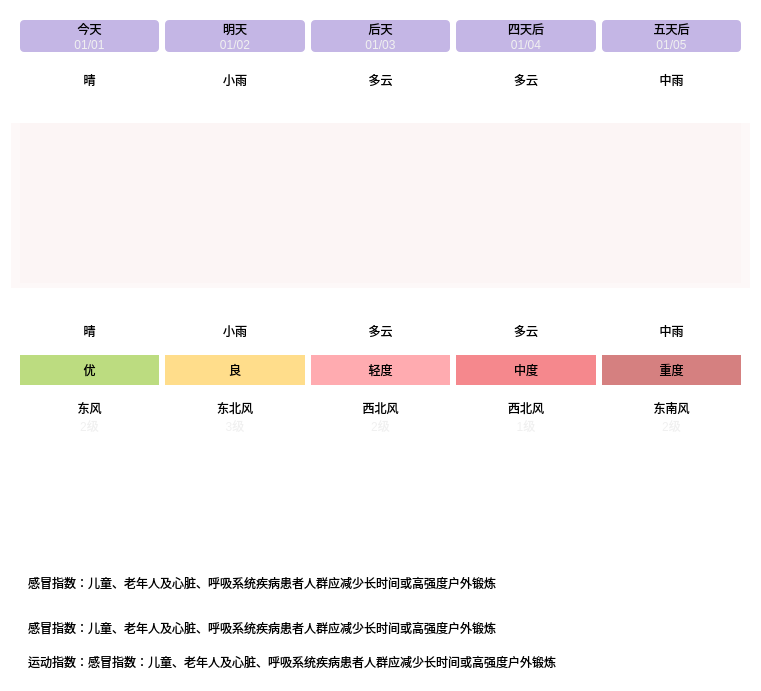
    <widget class="QWidget" name="widget_11" native="true">
     <property name="geometry">
      <rect>
       <x>10</x>
       <y>190</y>
       <width>761</width>
       <height>691</height>
      </rect>
     </property>
     <property name="styleSheet">
      <string notr="true">background-color:rgba(255,255,255,0.3);</string>
     </property>
     <layout class="QVBoxLayout" name="verticalLayout_4">
      <property name="spacing">
       <number>0</number>
      </property>
      <item>
       <widget class="QWidget" name="widget_5" native="true">
        <property name="maximumSize">
         <size>
          <width>16777215</width>
          <height>80</height>
         </size>
        </property>
        <property name="styleSheet">
         <string notr="true">QLabel {
	background-color: rgba(170, 150, 218,0.7);
	border-radius: 4px;
}</string>
        </property>
        <layout class="QGridLayout" name="gridLayout_2">
         <property name="horizontalSpacing">
          <number>6</number>
         </property>
         <property name="verticalSpacing">
          <number>0</number>
         </property>
         <item row="1" column="2">
          <widget class="QLabel" name="lblDate2">
           <property name="styleSheet">
            <string notr="true">border-top-left-radius: 0px;
border-top-right-radius: 0px;
color: rgb(240, 240, 240);</string>
           </property>
           <property name="text">
            <string>01/03</string>
           </property>
           <property name="alignment">
            <set>Qt::AlignCenter</set>
           </property>
          </widget>
         </item>
         <item row="0" column="0">
          <widget class="QLabel" name="lblWeek0">
           <property name="styleSheet">
            <string notr="true">border-bottom-left-radius: 0px;
border-bottom-right-radius: 0px;</string>
           </property>
           <property name="text">
            <string>今天</string>
           </property>
           <property name="alignment">
            <set>Qt::AlignCenter</set>
           </property>
          </widget>
         </item>
         <item row="1" column="4">
          <widget class="QLabel" name="lblDate4">
           <property name="styleSheet">
            <string notr="true">border-top-left-radius: 0px;
border-top-right-radius: 0px;
color: rgb(240, 240, 240);</string>
           </property>
           <property name="text">
            <string>01/05</string>
           </property>
           <property name="alignment">
            <set>Qt::AlignCenter</set>
           </property>
          </widget>
         </item>
         <item row="0" column="3">
          <widget class="QLabel" name="lblWeek3">
           <property name="styleSheet">
            <string notr="true">border-bottom-left-radius: 0px;
border-bottom-right-radius: 0px;</string>
           </property>
           <property name="text">
            <string>四天后</string>
           </property>
           <property name="alignment">
            <set>Qt::AlignCenter</set>
           </property>
          </widget>
         </item>
         <item row="1" column="0">
          <widget class="QLabel" name="lblDate0">
           <property name="styleSheet">
            <string notr="true">border-top-left-radius: 0px;
border-top-right-radius: 0px;
color: rgb(240, 240, 240);</string>
           </property>
           <property name="text">
            <string>01/01</string>
           </property>
           <property name="alignment">
            <set>Qt::AlignCenter</set>
           </property>
          </widget>
         </item>
         <item row="1" column="3">
          <widget class="QLabel" name="lblDate3">
           <property name="styleSheet">
            <string notr="true">border-top-left-radius: 0px;
border-top-right-radius: 0px;
color: rgb(240, 240, 240);</string>
           </property>
           <property name="text">
            <string>01/04</string>
           </property>
           <property name="alignment">
            <set>Qt::AlignCenter</set>
           </property>
          </widget>
         </item>
         <item row="0" column="2">
          <widget class="QLabel" name="lblWeek2">
           <property name="styleSheet">
            <string notr="true">border-bottom-left-radius: 0px;
border-bottom-right-radius: 0px;</string>
           </property>
           <property name="text">
            <string>后天</string>
           </property>
           <property name="alignment">
            <set>Qt::AlignCenter</set>
           </property>
          </widget>
         </item>
         <item row="0" column="1">
          <widget class="QLabel" name="lblWeek1">
           <property name="styleSheet">
            <string notr="true">border-bottom-left-radius: 0px;
border-bottom-right-radius: 0px;</string>
           </property>
           <property name="text">
            <string>明天</string>
           </property>
           <property name="alignment">
            <set>Qt::AlignCenter</set>
           </property>
          </widget>
         </item>
         <item row="1" column="1">
          <widget class="QLabel" name="lblDate1">
           <property name="styleSheet">
            <string notr="true">border-top-left-radius: 0px;
border-top-right-radius: 0px;
color: rgb(240, 240, 240);</string>
           </property>
           <property name="text">
            <string>01/02</string>
           </property>
           <property name="alignment">
            <set>Qt::AlignCenter</set>
           </property>
          </widget>
         </item>
         <item row="0" column="4">
          <widget class="QLabel" name="lblWeek4">
           <property name="styleSheet">
            <string notr="true">border-bottom-left-radius: 0px;
border-bottom-right-radius: 0px;</string>
           </property>
           <property name="text">
            <string>五天后</string>
           </property>
           <property name="alignment">
            <set>Qt::AlignCenter</set>
           </property>
          </widget>
         </item>
        </layout>
       </widget>
      </item>
      <item>
       <widget class="QWidget" name="widget_6" native="true">
        <property name="maximumSize">
         <size>
          <width>16777215</width>
          <height>110</height>
         </size>
        </property>
        <property name="styleSheet">
         <string notr="true">QLabel {
	background-color: rgba(60, 60, 60, 0);
	border-radius: 4px;
	padding:5px 30px
}</string>
        </property>
        <layout class="QGridLayout" name="gridLayout_3">
         <property name="topMargin">
          <number>5</number>
         </property>
         <property name="bottomMargin">
          <number>5</number>
         </property>
         <property name="verticalSpacing">
          <number>0</number>
         </property>
         <item row="1" column="3">
          <widget class="QLabel" name="lblTypeIcon3">
           <property name="styleSheet">
            <string notr="true">border-bottom-left-radius: 0px;
border-bottom-right-radius: 0px;</string>
           </property>
           <property name="text">
            <string/>
           </property>
           <property name="pixmap">
            <pixmap resource="res.qrc">:/res/type/DuoYun2.png</pixmap>
           </property>
           <property name="scaledContents">
            <bool>true</bool>
           </property>
           <property name="alignment">
            <set>Qt::AlignCenter</set>
           </property>
          </widget>
         </item>
         <item row="1" column="0">
          <widget class="QLabel" name="lblTypeIcon0">
           <property name="minimumSize">
            <size>
             <width>0</width>
             <height>0</height>
            </size>
           </property>
           <property name="maximumSize">
            <size>
             <width>1000</width>
             <height>1000</height>
            </size>
           </property>
           <property name="styleSheet">
            <string notr="true">border-bottom-left-radius: 0px;
border-bottom-right-radius: 0px;</string>
           </property>
           <property name="text">
            <string/>
           </property>
           <property name="pixmap">
            <pixmap resource="res.qrc">:/res/type/Qing2.png</pixmap>
           </property>
           <property name="scaledContents">
            <bool>true</bool>
           </property>
           <property name="alignment">
            <set>Qt::AlignCenter</set>
           </property>
          </widget>
         </item>
         <item row="1" column="1">
          <widget class="QLabel" name="lblTypeIcon1">
           <property name="styleSheet">
            <string notr="true">border-bottom-left-radius: 0px;
border-bottom-right-radius: 0px;</string>
           </property>
           <property name="text">
            <string/>
           </property>
           <property name="pixmap">
            <pixmap resource="res.qrc">:/res/type/XiaoYu2.png</pixmap>
           </property>
           <property name="scaledContents">
            <bool>true</bool>
           </property>
           <property name="alignment">
            <set>Qt::AlignCenter</set>
           </property>
          </widget>
         </item>
         <item row="1" column="2">
          <widget class="QLabel" name="lblTypeIcon2">
           <property name="styleSheet">
            <string notr="true">border-bottom-left-radius: 0px;
border-bottom-right-radius: 0px;</string>
           </property>
           <property name="text">
            <string/>
           </property>
           <property name="pixmap">
            <pixmap resource="res.qrc">:/res/type/DuoYun2.png</pixmap>
           </property>
           <property name="scaledContents">
            <bool>true</bool>
           </property>
           <property name="alignment">
            <set>Qt::AlignCenter</set>
           </property>
          </widget>
         </item>
         <item row="1" column="4">
          <widget class="QLabel" name="lblTypeIcon4">
           <property name="styleSheet">
            <string notr="true">border-bottom-left-radius: 0px;
border-bottom-right-radius: 0px;</string>
           </property>
           <property name="text">
            <string/>
           </property>
           <property name="pixmap">
            <pixmap resource="res.qrc">:/res/type/DuoYun2.png</pixmap>
           </property>
           <property name="scaledContents">
            <bool>true</bool>
           </property>
           <property name="alignment">
            <set>Qt::AlignCenter</set>
           </property>
          </widget>
         </item>
         <item row="0" column="0">
          <widget class="QLabel" name="lblType0">
           <property name="styleSheet">
            <string notr="true">border-top-left-radius: 0px;
border-top-right-radius: 0px;</string>
           </property>
           <property name="text">
            <string>晴</string>
           </property>
           <property name="alignment">
            <set>Qt::AlignCenter</set>
           </property>
          </widget>
         </item>
         <item row="0" column="1">
          <widget class="QLabel" name="lblType1">
           <property name="styleSheet">
            <string notr="true">border-top-left-radius: 0px;
border-top-right-radius: 0px;</string>
           </property>
           <property name="text">
            <string>小雨</string>
           </property>
           <property name="alignment">
            <set>Qt::AlignCenter</set>
           </property>
          </widget>
         </item>
         <item row="0" column="2">
          <widget class="QLabel" name="lblType2">
           <property name="styleSheet">
            <string notr="true">border-top-left-radius: 0px;
border-top-right-radius: 0px;</string>
           </property>
           <property name="text">
            <string>多云</string>
           </property>
           <property name="alignment">
            <set>Qt::AlignCenter</set>
           </property>
          </widget>
         </item>
         <item row="0" column="3">
          <widget class="QLabel" name="lblType3">
           <property name="styleSheet">
            <string notr="true">border-top-left-radius: 0px;
border-top-right-radius: 0px;</string>
           </property>
           <property name="text">
            <string>多云</string>
           </property>
           <property name="alignment">
            <set>Qt::AlignCenter</set>
           </property>
          </widget>
         </item>
         <item row="0" column="4">
          <widget class="QLabel" name="lblType4">
           <property name="sizeIncrement">
            <size>
             <width>0</width>
             <height>0</height>
            </size>
           </property>
           <property name="styleSheet">
            <string notr="true">border-top-left-radius: 0px;
border-top-right-radius: 0px;</string>
           </property>
           <property name="text">
            <string>中雨</string>
           </property>
           <property name="alignment">
            <set>Qt::AlignCenter</set>
           </property>
          </widget>
         </item>
        </layout>
       </widget>
      </item>
      <item>
       <widget class="QWidget" name="widget_7" native="true">
        <property name="styleSheet">
         <string notr="true">background-color:rgba(251, 240, 240,0.5);</string>
        </property>
        <layout class="QVBoxLayout" name="verticalLayout_5">
         <property name="spacing">
          <number>0</number>
         </property>
         <property name="sizeConstraint">
          <enum>QLayout::SetMaximumSize</enum>
         </property>
         <property name="leftMargin">
          <number>9</number>
         </property>
         <property name="topMargin">
          <number>0</number>
         </property>
         <property name="bottomMargin">
          <number>5</number>
         </property>
         <item>
          <widget class="QLabel" name="lblHighCurve">
           <property name="minimumSize">
            <size>
             <width>0</width>
             <height>80</height>
            </size>
           </property>
           <property name="maximumSize">
            <size>
             <width>10000</width>
             <height>10000</height>
            </size>
           </property>
           <property name="styleSheet">
            <string notr="true">border-bottom-left-radius: 0px;
border-bottom-right-radius: 0px;</string>
           </property>
           <property name="text">
            <string/>
           </property>
           <property name="alignment">
            <set>Qt::AlignCenter</set>
           </property>
          </widget>
         </item>
         <item>
          <widget class="QLabel" name="lblLowCurve">
           <property name="minimumSize">
            <size>
             <width>0</width>
             <height>80</height>
            </size>
           </property>
           <property name="maximumSize">
            <size>
             <width>10000</width>
             <height>10000</height>
            </size>
           </property>
           <property name="styleSheet">
            <string notr="true">border-top-left-radius: 0px;
border-top-right-radius: 0px;</string>
           </property>
           <property name="text">
            <string/>
           </property>
           <property name="alignment">
            <set>Qt::AlignCenter</set>
           </property>
          </widget>
         </item>
        </layout>
       </widget>
      </item>
      <item>
       <widget class="QWidget" name="widget_12" native="true">
        <property name="maximumSize">
         <size>
          <width>16777215</width>
          <height>110</height>
         </size>
        </property>
        <property name="styleSheet">
         <string notr="true">QLabel {
	background-color: rgba(60, 60, 60, 0);
	border-radius: 4px;
	padding:5px 30px
}</string>
        </property>
        <layout class="QGridLayout" name="gridLayout_6">
         <property name="topMargin">
          <number>5</number>
         </property>
         <property name="bottomMargin">
          <number>5</number>
         </property>
         <property name="verticalSpacing">
          <number>0</number>
         </property>
         <item row="0" column="3">
          <widget class="QLabel" name="lblTypeIcon3_2">
           <property name="styleSheet">
            <string notr="true">border-bottom-left-radius: 0px;
border-bottom-right-radius: 0px;</string>
           </property>
           <property name="text">
            <string/>
           </property>
           <property name="pixmap">
            <pixmap resource="res.qrc">:/res/type/DuoYun2.png</pixmap>
           </property>
           <property name="scaledContents">
            <bool>true</bool>
           </property>
           <property name="alignment">
            <set>Qt::AlignCenter</set>
           </property>
           <property name="wordWrap">
            <bool>false</bool>
           </property>
          </widget>
         </item>
         <item row="1" column="4">
          <widget class="QLabel" name="lblType4_2">
           <property name="styleSheet">
            <string notr="true">border-top-left-radius: 0px;
border-top-right-radius: 0px;</string>
           </property>
           <property name="text">
            <string>中雨</string>
           </property>
           <property name="alignment">
            <set>Qt::AlignCenter</set>
           </property>
          </widget>
         </item>
         <item row="1" column="2">
          <widget class="QLabel" name="lblType2_2">
           <property name="styleSheet">
            <string notr="true">border-top-left-radius: 0px;
border-top-right-radius: 0px;</string>
           </property>
           <property name="text">
            <string>多云</string>
           </property>
           <property name="alignment">
            <set>Qt::AlignCenter</set>
           </property>
          </widget>
         </item>
         <item row="1" column="0">
          <widget class="QLabel" name="lblType0_2">
           <property name="styleSheet">
            <string notr="true">border-top-left-radius: 0px;
border-top-right-radius: 0px;</string>
           </property>
           <property name="text">
            <string>晴</string>
           </property>
           <property name="alignment">
            <set>Qt::AlignCenter</set>
           </property>
          </widget>
         </item>
         <item row="1" column="3">
          <widget class="QLabel" name="lblType3_2">
           <property name="styleSheet">
            <string notr="true">border-top-left-radius: 0px;
border-top-right-radius: 0px;</string>
           </property>
           <property name="text">
            <string>多云</string>
           </property>
           <property name="alignment">
            <set>Qt::AlignCenter</set>
           </property>
          </widget>
         </item>
         <item row="1" column="1">
          <widget class="QLabel" name="lblType1_2">
           <property name="styleSheet">
            <string notr="true">border-top-left-radius: 0px;
border-top-right-radius: 0px;</string>
           </property>
           <property name="text">
            <string>小雨</string>
           </property>
           <property name="alignment">
            <set>Qt::AlignCenter</set>
           </property>
          </widget>
         </item>
         <item row="0" column="0">
          <widget class="QLabel" name="lblTypeIcon0_2">
           <property name="minimumSize">
            <size>
             <width>0</width>
             <height>0</height>
            </size>
           </property>
           <property name="maximumSize">
            <size>
             <width>1000</width>
             <height>1000</height>
            </size>
           </property>
           <property name="styleSheet">
            <string notr="true">border-bottom-left-radius: 0px;
border-bottom-right-radius: 0px;</string>
           </property>
           <property name="text">
            <string/>
           </property>
           <property name="pixmap">
            <pixmap resource="res.qrc">:/res/type/Qing2.png</pixmap>
           </property>
           <property name="scaledContents">
            <bool>true</bool>
           </property>
           <property name="alignment">
            <set>Qt::AlignCenter</set>
           </property>
           <property name="wordWrap">
            <bool>false</bool>
           </property>
          </widget>
         </item>
         <item row="0" column="1">
          <widget class="QLabel" name="lblTypeIcon1_2">
           <property name="styleSheet">
            <string notr="true">border-bottom-left-radius: 0px;
border-bottom-right-radius: 0px;</string>
           </property>
           <property name="text">
            <string/>
           </property>
           <property name="pixmap">
            <pixmap resource="res.qrc">:/res/type/XiaoYu2.png</pixmap>
           </property>
           <property name="scaledContents">
            <bool>true</bool>
           </property>
           <property name="alignment">
            <set>Qt::AlignCenter</set>
           </property>
          </widget>
         </item>
         <item row="0" column="2">
          <widget class="QLabel" name="lblTypeIcon2_2">
           <property name="styleSheet">
            <string notr="true">border-bottom-left-radius: 0px;
border-bottom-right-radius: 0px;</string>
           </property>
           <property name="text">
            <string/>
           </property>
           <property name="pixmap">
            <pixmap resource="res.qrc">:/res/type/DuoYun2.png</pixmap>
           </property>
           <property name="scaledContents">
            <bool>true</bool>
           </property>
           <property name="alignment">
            <set>Qt::AlignCenter</set>
           </property>
          </widget>
         </item>
         <item row="0" column="4">
          <widget class="QLabel" name="lblTypeIcon4_2">
           <property name="maximumSize">
            <size>
             <width>16777215</width>
             <height>16777215</height>
            </size>
           </property>
           <property name="styleSheet">
            <string notr="true"/>
           </property>
           <property name="text">
            <string/>
           </property>
           <property name="pixmap">
            <pixmap resource="res.qrc">:/res/type/XiaoYu2.png</pixmap>
           </property>
           <property name="scaledContents">
            <bool>true</bool>
           </property>
           <property name="alignment">
            <set>Qt::AlignCenter</set>
           </property>
          </widget>
         </item>
        </layout>
       </widget>
      </item>
      <item>
       <widget class="QWidget" name="widget_9" native="true">
        <property name="maximumSize">
         <size>
          <width>16777215</width>
          <height>40</height>
         </size>
        </property>
        <layout class="QHBoxLayout" name="horizontalLayout_11">
         <property name="topMargin">
          <number>5</number>
         </property>
         <property name="bottomMargin">
          <number>5</number>
         </property>
         <item>
          <widget class="QLabel" name="lblQuality0">
           <property name="styleSheet">
            <string notr="true">background-color: rgba(121, 184, 0,0.5);
padding:8px;</string>
           </property>
           <property name="text">
            <string>优</string>
           </property>
           <property name="alignment">
            <set>Qt::AlignCenter</set>
           </property>
          </widget>
         </item>
         <item>
          <widget class="QLabel" name="lblQuality1">
           <property name="styleSheet">
            <string notr="true">background-color: rgba(255, 187, 23,0.5);</string>
           </property>
           <property name="text">
            <string>良</string>
           </property>
           <property name="alignment">
            <set>Qt::AlignCenter</set>
           </property>
          </widget>
         </item>
         <item>
          <widget class="QLabel" name="lblQuality2">
           <property name="styleSheet">
            <string notr="true">background-color: rgba(255, 87, 97,0.5);</string>
           </property>
           <property name="text">
            <string>轻度</string>
           </property>
           <property name="alignment">
            <set>Qt::AlignCenter</set>
           </property>
          </widget>
         </item>
         <item>
          <widget class="QLabel" name="lblQuality3">
           <property name="styleSheet">
            <string notr="true">background-color: rgba(235, 17, 27,0.5);</string>
           </property>
           <property name="text">
            <string>中度</string>
           </property>
           <property name="alignment">
            <set>Qt::AlignCenter</set>
           </property>
          </widget>
         </item>
         <item>
          <widget class="QLabel" name="lblQuality4">
           <property name="styleSheet">
            <string notr="true">background-color: rgb(170, 0, 0,0.5);</string>
           </property>
           <property name="text">
            <string>重度</string>
           </property>
           <property name="alignment">
            <set>Qt::AlignCenter</set>
           </property>
          </widget>
         </item>
        </layout>
       </widget>
      </item>
      <item>
       <widget class="QWidget" name="widget_8" native="true">
        <layout class="QGridLayout" name="gridLayout_4">
         <property name="verticalSpacing">
          <number>0</number>
         </property>
         <item row="0" column="0">
          <widget class="QLabel" name="lblFx0">
           <property name="styleSheet">
            <string notr="true">border-bottom-left-radius: 0px;
border-bottom-right-radius: 0px;</string>
           </property>
           <property name="text">
            <string>东风</string>
           </property>
           <property name="alignment">
            <set>Qt::AlignCenter</set>
           </property>
          </widget>
         </item>
         <item row="0" column="2">
          <widget class="QLabel" name="lblFx2">
           <property name="styleSheet">
            <string notr="true">border-bottom-left-radius: 0px;
border-bottom-right-radius: 0px;</string>
           </property>
           <property name="text">
            <string>西北风</string>
           </property>
           <property name="alignment">
            <set>Qt::AlignCenter</set>
           </property>
          </widget>
         </item>
         <item row="0" column="4">
          <widget class="QLabel" name="lblFx4">
           <property name="styleSheet">
            <string notr="true">border-bottom-left-radius: 0px;
border-bottom-right-radius: 0px;</string>
           </property>
           <property name="text">
            <string>东南风</string>
           </property>
           <property name="alignment">
            <set>Qt::AlignCenter</set>
           </property>
          </widget>
         </item>
         <item row="0" column="1">
          <widget class="QLabel" name="lblFx1">
           <property name="styleSheet">
            <string notr="true">border-bottom-left-radius: 0px;
border-bottom-right-radius: 0px;</string>
           </property>
           <property name="text">
            <string>东北风</string>
           </property>
           <property name="alignment">
            <set>Qt::AlignCenter</set>
           </property>
          </widget>
         </item>
         <item row="1" column="3">
          <widget class="QLabel" name="lblFl3">
           <property name="styleSheet">
            <string notr="true">border-top-left-radius: 0px;
border-top-right-radius: 0px;
color: rgb(240, 240, 240);</string>
           </property>
           <property name="text">
            <string>1级</string>
           </property>
           <property name="alignment">
            <set>Qt::AlignCenter</set>
           </property>
          </widget>
         </item>
         <item row="1" column="1">
          <widget class="QLabel" name="lblFl1">
           <property name="styleSheet">
            <string notr="true">border-top-left-radius: 0px;
border-top-right-radius: 0px;
color: rgb(240, 240, 240);</string>
           </property>
           <property name="text">
            <string>3级</string>
           </property>
           <property name="alignment">
            <set>Qt::AlignCenter</set>
           </property>
          </widget>
         </item>
         <item row="1" column="2">
          <widget class="QLabel" name="lblFl2">
           <property name="styleSheet">
            <string notr="true">border-top-left-radius: 0px;
border-top-right-radius: 0px;
color: rgb(240, 240, 240);</string>
           </property>
           <property name="text">
            <string>2级</string>
           </property>
           <property name="alignment">
            <set>Qt::AlignCenter</set>
           </property>
          </widget>
         </item>
         <item row="1" column="0">
          <widget class="QLabel" name="lblFl0">
           <property name="styleSheet">
            <string notr="true">border-top-left-radius: 0px;
border-top-right-radius: 0px;
color: rgb(240, 240, 240);</string>
           </property>
           <property name="text">
            <string>2级</string>
           </property>
           <property name="alignment">
            <set>Qt::AlignCenter</set>
           </property>
          </widget>
         </item>
         <item row="1" column="4">
          <widget class="QLabel" name="lblFl4">
           <property name="styleSheet">
            <string notr="true">border-top-left-radius: 0px;
border-top-right-radius: 0px;
color: rgb(240, 240, 240);</string>
           </property>
           <property name="text">
            <string>2级</string>
           </property>
           <property name="alignment">
            <set>Qt::AlignCenter</set>
           </property>
          </widget>
         </item>
         <item row="0" column="3">
          <widget class="QLabel" name="lblFx3">
           <property name="styleSheet">
            <string notr="true">border-bottom-left-radius: 0px;
border-bottom-right-radius: 0px;</string>
           </property>
           <property name="text">
            <string>西北风</string>
           </property>
           <property name="alignment">
            <set>Qt::AlignCenter</set>
           </property>
          </widget>
         </item>
        </layout>
       </widget>
      </item>
      <item>
       <widget class="QWidget" name="widget_10" native="true">
        <property name="styleSheet">
         <string notr="true">background-color: rgba(255, 255, 255,0.4);
border-radius:  0px 15px</string>
        </property>
        <layout class="QVBoxLayout" name="verticalLayout_9">
         <item>
          <spacer name="verticalSpacer">
           <property name="orientation">
            <enum>Qt::Vertical</enum>
           </property>
           <property name="sizeHint" stdset="0">
            <size>
             <width>20</width>
             <height>10</height>
            </size>
           </property>
          </spacer>
         </item>
         <item>
          <widget class="QLabel" name="lblRain">
           <property name="enabled">
            <bool>true</bool>
           </property>
           <property name="minimumSize">
            <size>
             <width>0</width>
             <height>39</height>
            </size>
           </property>
           <property name="styleSheet">
            <string notr="true">background-color: rgba(60,6 0,6 0, 0);
padding-left: 5px;
padding-right: 5px;</string>
           </property>
           <property name="text">
            <string>感冒指数：儿童、老年人及心脏、呼吸系统疾病患者人群应减少长时间或高强度户外锻炼</string>
           </property>
           <property name="wordWrap">
            <bool>true</bool>
           </property>
           <property name="textInteractionFlags">
            <set>Qt::NoTextInteraction</set>
           </property>
          </widget>
         </item>
         <item>
          <widget class="QLabel" name="lblGanMao">
           <property name="enabled">
            <bool>true</bool>
           </property>
           <property name="minimumSize">
            <size>
             <width>0</width>
             <height>39</height>
            </size>
           </property>
           <property name="styleSheet">
            <string notr="true">background-color: rgba(60,6 0,6 0, 0);
padding-left: 5px;
padding-right: 5px;</string>
           </property>
           <property name="text">
            <string>感冒指数：儿童、老年人及心脏、呼吸系统疾病患者人群应减少长时间或高强度户外锻炼</string>
           </property>
           <property name="wordWrap">
            <bool>true</bool>
           </property>
           <property name="textInteractionFlags">
            <set>Qt::NoTextInteraction</set>
           </property>
          </widget>
         </item>
         <item>
          <widget class="QLabel" name="lblSport">
           <property name="styleSheet">
            <string notr="true">background-color: rgba(60,6 0,6 0, 0);
padding-left: 5px;
padding-right: 5px;</string>
           </property>
           <property name="text">
            <string>运动指数：感冒指数：儿童、老年人及心脏、呼吸系统疾病患者人群应减少长时间或高强度户外锻炼</string>
           </property>
           <property name="textFormat">
            <enum>Qt::AutoText</enum>
           </property>
           <property name="wordWrap">
            <bool>true</bool>
           </property>
          </widget>
         </item>
        </layout>
       </widget>
      </item>
     </layout>
    </widget>
